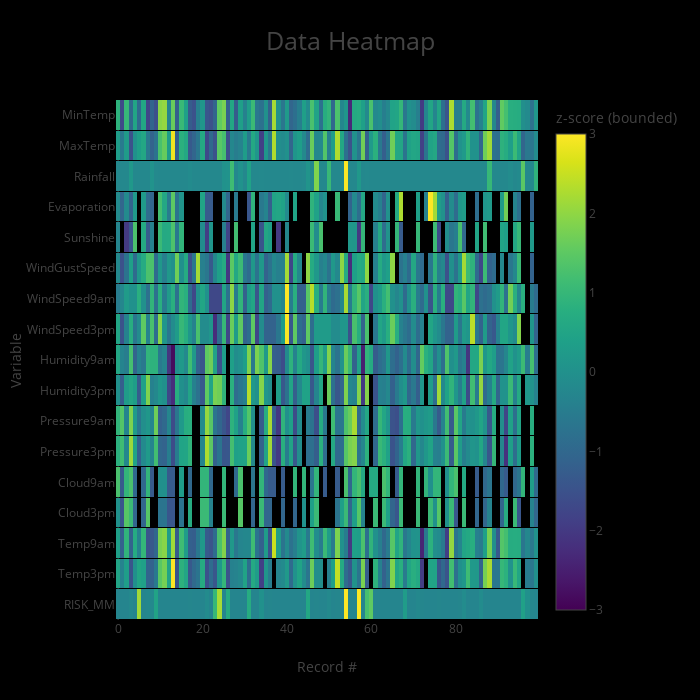

Notebook cell for this chart:
### Markdown cell above
## Basic heatmap

### Code cell
data_heatmap(df)

### Figure 1 — Plotly figure (JSON) as saved in the notebook; plotly's stock layout.template omitted (floating-point values rounded to 4 significant figures; data arrays with more than 128 entries replaced by an {"elided": "..."} marker saying what was removed)
{"data": [{"colorbar": {"title": {"text": "z-score (bounded)"}}, "colorscale": "Viridis", "type": "heatmap", "uid": "ecc2cf92-1d1e-40a2-af80-f6538e460f11", "x": [0, 1, 2, 3, 4, 5, 6, 7, 8, 9, 10, 11, 12, 13, 14, 15, 16, 17, 18, 19, 20, 21, 22, 23, 24, 25, 26, 27, 28, 29, 30, 31, 32, 33, 34, 35, 36, 37, 38, 39, 40, 41, 42, 43, 44, 45, 46, 47, 48, 49, 50, 51, 52, 53, 54, 55, 56, 57, 58, 59, 60, 61, 62, 63, 64, 65, 66, 67, 68, 69, 70, 71, 72, 73, 74, 75, 76, 77, 78, 79, 80, 81, 82, 83, 84, 85, 86, 87, 88, 89, 90, 91, 92, 93, 94, 95, 96, 97, 98, 99], "y": ["RISK_MM", "Temp3pm", "Temp9am", "Cloud3pm", "Cloud9am", "Pressure3pm", "Pressure9am", "Humidity3pm", "Humidity9am", "WindSpeed3pm", "WindSpeed9am", "WindGustSpeed", "Sunshine", "Evaporation", "Rainfall", "MaxTemp", "MinTemp"], "ygap": 1, "z": {"elided": "17x100 float values"}, "zmax": 3, "zmin": -3}], "layout": {"autosize": false, "height": 700, "paper_bgcolor": "rgb(0,0,0,0)", "plot_bgcolor": "rgb(0,0,0,0)", "title": {"font": {"size": 25}, "text": "Data Heatmap"}, "width": 700, "xaxis": {"autorange": true, "range": [-0.5, 99.5], "showgrid": false, "ticks": "", "title": {"text": "Record #"}, "type": "linear"}, "yaxis": {"automargin": true, "autorange": true, "range": [-0.5, 16.5], "showgrid": false, "ticks": "", "title": {"text": "Variable"}, "type": "category"}}}
